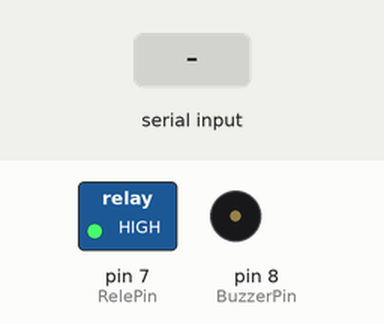
A sketch run on a simulated Arduino Uno, built with avr-gcc and run on an emulated ATmega328P. Parts: switched loads named in the sketch (green lamp = pin HIGH), buzzer (waves = sounding). The inputs (shaded band) are chosen by the test bench. Pins used as bus, display or sensor lines are not drawn.

Above: at 1.2 s.
1.3 s: "2" received over Serial
At 2.0 s:
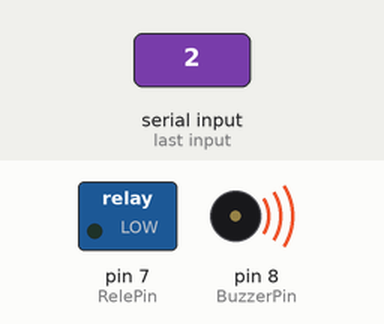
4.3 s: "3" received over Serial
At 5.3 s:
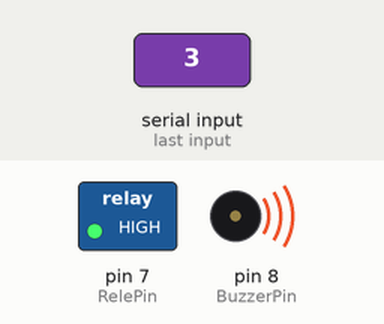
5.8 s: "0" received over Serial
At 6.6 s:
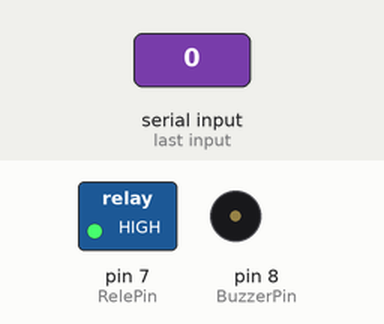
Timing chart, 0 to 8.8 s (numbered marks = the images above; inputs shaded):
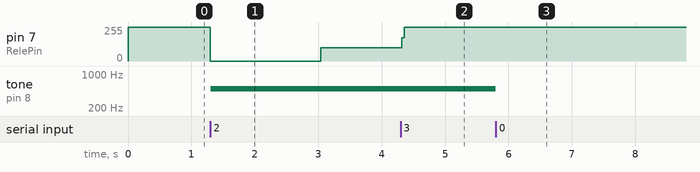

Measured:
- after the input at 1.3 s, pin 7 (RelePin): 255/255 → 0/255 at once, → 100/255 1.7 s later; tone on pin 8 (BuzzerPin): silent → 500 Hz at once
- after the input at 4.3 s, pin 7 (RelePin): 100/255 → 255/255 at once
- after the input at 5.8 s, tone on pin 8 (BuzzerPin): 500 Hz → silent at once

The sketch:

codigo_arduino.ino
```cpp
const int RelePin = 7;      // Pino ao qual o Módulo Relé está conectado
const int BuzzerPin = 8;    // Pino ao qual o buzzer está conectado


int incomingByte;      // Variável para ler dados recebidos pela serial
bool relayState = HIGH; // Estado inicial do relé (ligado)
bool soundOn = false;  // Estado do som
unsigned long lastRelayChangeTime = 0; // Momento da última mudança no relé
unsigned long lastCommandTime = 0;      // Momento da última recepção do comando '1'

void setup() {
  Serial.begin(9600); // Inicializa a comunicação serial em 9600bps
  pinMode(RelePin, OUTPUT); // Seta o pino do relé como saída
  pinMode(BuzzerPin, OUTPUT); // Seta o pino do buzzer como saída
  digitalWrite(RelePin, relayState); // Seta o pino do relé com o estado inicial
  digitalWrite(BuzzerPin, HIGH); // Seta o pino do buzzer com o estado inicial (ligado)
}


void loop() {
  if (Serial.available() > 0) {
    incomingByte = Serial.read();  // Lê o primeiro dado do buffer da serial

    if (incomingByte == '3') { // Se o comando for '3'
       relayState = HIGH; // Desativa o relé
       digitalWrite(RelePin, relayState); // Atualiza o pino do relé
      // Interrompe a execução da função que trata o comando '1'
      // (não faz nada e pula para a próxima iteração do loop)
    } else if (incomingByte == '1' && millis() - lastCommandTime >= 6000) {
      // Se o comando '1' for recebido e passaram-se pelo menos 6 segundos
      delay(5000);
      relayState = LOW;
      digitalWrite(RelePin, relayState);
      lastRelayChangeTime = millis();
      lastCommandTime = millis();
      //soundOn = false;
    } else if (incomingByte == '0') { // Se o comando for '0'
      relayState = !relayState; // Inverte o estado do relé
      digitalWrite(RelePin, relayState); // Atualiza o pino do relé
      //relayState = LOW; // Desliga o relé
      soundOn = false; // Desativar som

    }
    }


  if (incomingByte == '2') { // Se o comando for '2'
      relayState = LOW; // Desliga o relé
      digitalWrite(RelePin, relayState); // Atualiza o pino do relé
      soundOn = true; // ativar o som

}

  // Controla o som (buzzer)
  if (soundOn) {
    tone(BuzzerPin, 500); // Liga o buzzer em 1000Hz
  } else {
    noTone(BuzzerPin); // Desliga o buzzer
  }

  // Desliga o relé após 10 segundos quando o comando '1' é recebido
  if (relayState == LOW && millis() - lastRelayChangeTime >= 3000) {
    relayState = HIGH; // Liga o relé
    digitalWrite(RelePin, relayState); // Atualiza o pino do relé
  }


}
```
